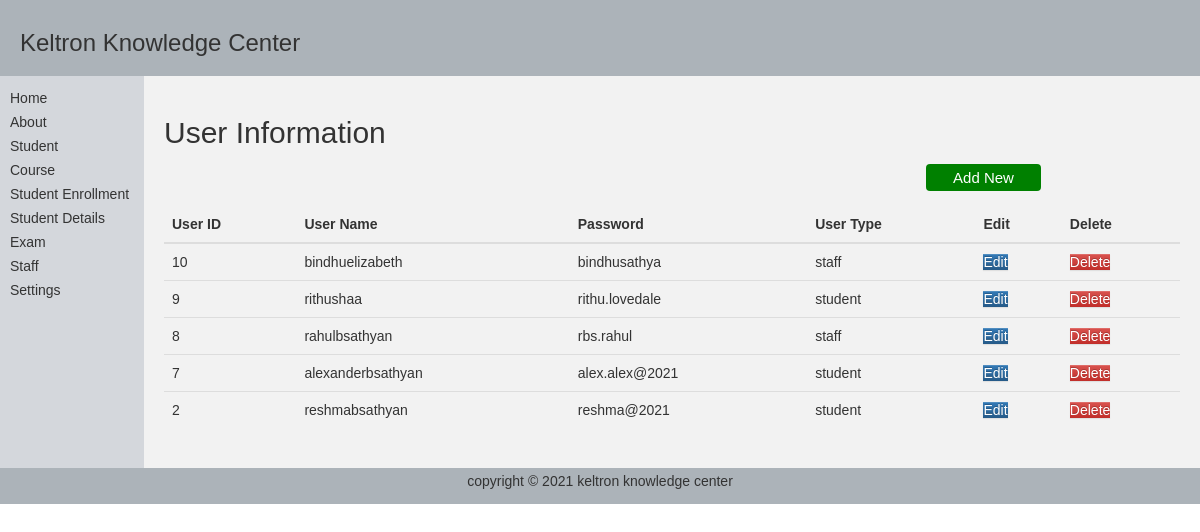
/views/user_details/user_details_view_all.php, run on the app's committed database.
### tables this page shows
CREATE TABLE `tbluser_details` (
  `user_id` int(20) UNSIGNED NOT NULL,
  `user_name` varchar(50) NOT NULL,
  `password` varchar(50) NOT NULL,
  `user_type` varchar(50) NOT NULL
);

### db/DBConnection.class.php (called while the page is built, shortened)
<?php
class DBConnection{
    public static $servername = "localhost";
	public static $username = "root";
	public static $password = "";
	public static $dbase = "KeltronDB";
	static function  getConnect(){
		$connection = new mysqli(self::$servername, self::$username, self::$password,self::$dbase );
		return $connection;
	}
	static function execQery($sql){
		try{
			$result = null;
			$conn = self::getConnect();
			if ($conn->connect_error) {
	  				$result = null;
				}
			else{
					$result = $conn->query($sql);
				}
		}
		catch(Exception $e) {
  			$result = null;
		}
		return $result;
	}
}
?>

### service/userService.php (called while the page is built, shortened)
<?php
  require_once( ROOT_DIR.'/../db/DBConnection.class.php' );
class UserService{
    function getUsers(){
        $sql  =  "SELECT * FROM tbluser_details ORDER BY user_id DESC";
        $result = DBConnection::execQery($sql);
        return $result;
    }
}
?>

### views/user_details/user_details_view_all.php (the view, shortened to what this page needs)
<?php
    require_once( ROOT_DIR.'/../service/userService.php' );
?>
<!DOCTYPE html>
<html>
<head>
	<link rel="stylesheet"
      href="http://netdna.bootstrapcdn.com/bootstrap/3.1.0/css/bootstrap.min.css">
    <link rel="stylesheet"
     href="http://netdna.bootstrapcdn.com/bootstrap/3.1.0/css/bootstrap-theme.min.css">
</head>
<body  style="margin:0px;">
	<table  style="width:100%; border-collapse:collapse; font:14px Arial,sans-serif;">
		<tr>
			<td  colspan="3" style="padding:10px 20px; background-color:#acb3b9;">
				<h1  style="font-size:24px;"> Keltron Knowledge Center</h1>
			</td>
		</tr>
		<tr  style="height:270px;">
			<td  style="width:12%; padding:10px 10px; background-color:#d4d7dc; vertical-align: top;">
				<ul  style="list-style:none; padding:0px; line-height:24px;">
					<?php require_once ( ROOT_DIR.'/../views/includes/menu.php' ); ?>
				</ul>
			</td>
			<td  style="padding:20px; background-color:#f2f2f2; vertical-align:top;">
				<h2>User Information </h2>
                <a href="user_details_create.php"; ><button class=button><span>Add New</span></button></a>
				<table  class="table">
					<thead>
						<tr>
							<th>User ID</th>
							<th>User Name</th>
							<th>Password</th>
							<th>User Type</th>
							<th>Edit</th>
							<th>Delete</th>
						</tr>
					</thead>
					<tbody>
						<?php
						$userService = new UserService();
                        $result = $userService->getUsers();
                        if($result != null){
                        	if ($result->num_rows > 0) {
                        		while($row = $result->fetch_assoc()) {
                        			?>
                        			<tr>
                        				<td><?php echo $row["user_id"]; ?></td>
                        				<td><?php echo $row["user_name"]; ?></td>
                        				<td><?php echo $row["password"]; ?></td>
                        				<td><?php echo $row["user_type"]; ?></td>
                        				<td><a class="btn-primary" href='user_details_edit.php?user_id=<?php echo $row['user_id'];  ?>' >Edit</a></td>
                        				<td><a class="btn-danger" href='user_details_delete.php?user_id=<?php echo $row['user_id'];  ?>' >Delete</a></td>
                        			</tr>
                        			<?php
                        		}
                        	}
                        	else{
                        		?>
                        		<tr>
                        			<td  colspan="9">No Records Found !</td>
                        		</tr>
                        		<?php
                        	}
                        }
                        else{
                        	?>
                        	<tr>
                        		<td  colspan="9">Server busy try again later !</td>
                        	</tr>
                        	<?php
                        }
                        ?>
					</tbody>
				</table>
			</td>
		</tr>
		<tr>
			<td  colspan="3" style="padding:5px; background-color:#acb3b9; text-align:center;">
				<p>copyright &copy; <?php echo date("Y"); ?> keltron knowledge center</p>
			</td>
		</tr>
	</table>
</body>
</html>

### views/user_details/user_details_view_all.php (style rules this page uses)
.button { border-radius: 4px; background-color: #008000; border: none; color: #FFFFFF; text-align: center; font-size: 15px; padding: 5px; width: 115px; transition: all 0.5s; cursor: pointer; margin: 5px; margin-left:75%; }
.button span { cursor: pointer; display: inline-block; position: relative; transition: 0.5s; }
.button span:after { content: '\00bb'; position: absolute; opacity: 0; top: 0; right: -20px; transition: 0.5s; }

### data on the page
tbluser_details: user_id "10", user_name "bindhuelizabeth", password "bindhusathya", user_type "staff"
tbluser_details: user_id "9", user_name "rithushaa", password "rithu.lovedale", user_type "student"
tbluser_details: user_id "8", user_name "rahulbsathyan", password "rbs.rahul", user_type "staff"
tbluser_details: user_id "7", user_name "alexanderbsathyan", password "alex.alex@2021", user_type "student"
tbluser_details: user_id "2", user_name "reshmabsathyan", password "reshma@2021", user_type "student"
